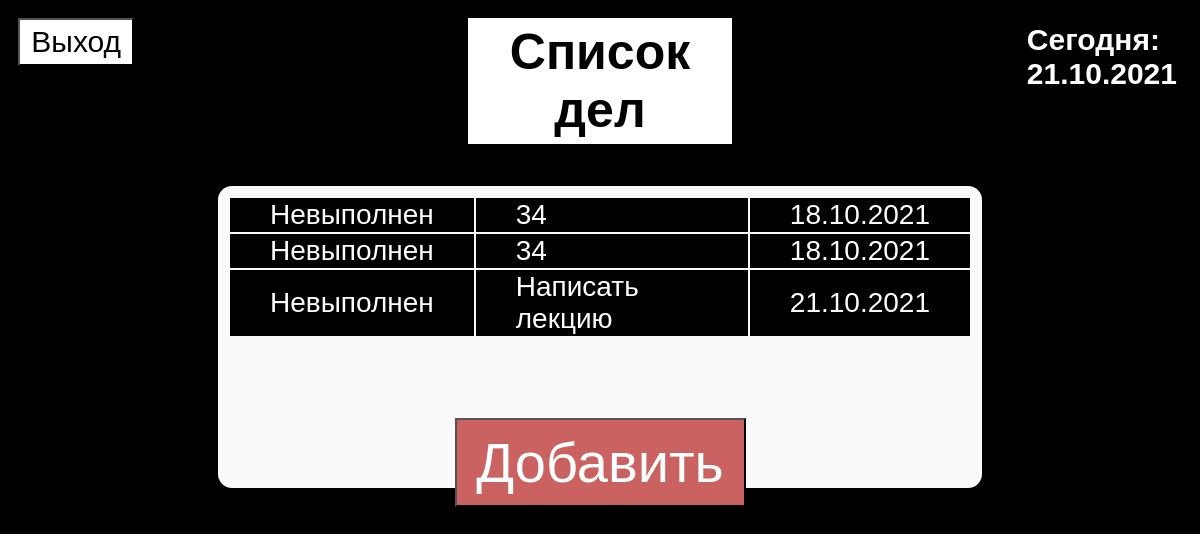
The app's page /index.html (signed in) with its own data.
### pulls/models.py (models this page shows)
class Task(models.Model):
    status = models.CharField(max_length=20, blank=True)
    task_name = models.CharField(max_length=50)
    data = models.DateField()
    User_id = models.ForeignKey(User, on_delete=models.CASCADE, default=None, blank=True)

### pulls/views.py (the view)
# urls.py: path('index.html', MainPage.as_view()),
class MainPage(View):
    def get(self, request):
        date_today = timezone.now()
        tasks = get_task(request.session['id_user'])
        context = {
            "tasks": tasks,
            "date_today": date_today
        }
        return render(request, 'index.html', context=context)

### pulls/basa.py (called while the page is built)
def get_task(user_id):
    tasks = Task.objects.filter(User_id=user_id)
    return tasks

### templates/index.html (shortened to what this page needs)
{% extends 'base.html' %}
{% load static %}
{% block link %}
    <link rel="stylesheet" href="{% static 'css/style.css'%}" type="text/css">
{% endblock %}
{% block content %}
    <button name="write" class="exitBtn" onclick="window.location.href='exit.html'">Выход</button>
    <h3 class="cssdata">Сегодня: <div >{{date_today | date:"d.m.Y"}}</div></h3>
    <h2 id="myDIV">Cписок дел</h2>
    <table id="myUL">
        {% for task in tasks %}
        {% include 'tasks.html' %}
        {% endfor %}
    </table>
    <button onclick="window.location.href='add.html' " class="addBtn">Добавить</button>
{% endblock %}

### templates/tasks.html
{% block content %}
        <tr class='success'>
            <td style='width:1%' >{{ task.status }}</td>
            <td style='width:87%'>{{ task.task_name}}</td>
            <td style='width:12%'>{{ task.data| date:"d.m.Y" }}</td>
        </tr>
{% endblock %}

### static/css/style.css (style rules this page uses)
body { background: #000000; padding: 10px; font-family: Helvetica; }
#myUL { border-radius: 14px; background: #fafafa; font-size: 30px; margin-top: 1px; margin-inline: 200px; justify-content: left; padding-bottom: 150px; padding-inline: 10px; }
#myDIV { padding : 5px; background: #ffffff; font-size: 50px; color: #000000; text-align: center; margin-inline: 450px; margin-top:0px; }
.exitBtn { padding: 5px; width: 10%; background: #ffffff; color: #000000; float: left; text-align: center; cursor: pointer; transition: 0.3s; font-size: 30px; }
table { margin: auto; padding: 10px; background: #eee; }
tr td { text-align: left; cursor: pointer; position: relative; width: 100%; background: #000000; font-size: 28px; transition: 0.2s; color: #ffffff; padding-left: 40px; padding-right: 40px; }
tr { text-align: left; cursor: pointer; position: relative; width: 100%; background: #000000; font-size: 28px; transition: 0.2s; color: #ffffff; padding-left: 40px; padding-right: 40px; }
.addBtn { position: relative; padding: 10px; width: 25%; background: #cb6262; color: #ffffff; font-size: 56px; cursor: pointer; display: flex; justify-content: center; margin:auto auto; bottom: 70px; }
.cssdata { float:right; color: #ffffff; padding: 5px; margin:0px; font-size: 30px; }

### records on screen
Task: status "Невыполнен", task_name "34", data "18.10.2021"
Task: status "Невыполнен", task_name "34", data "18.10.2021"
Task: status "Невыполнен", task_name "Написать лекцию", data "21.10.2021"
